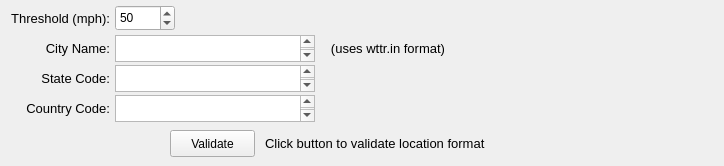
    <widget class="QWidget" name="page_8">
     <widget class="QLabel" name="label2_environmental_wind_state">
      <property name="geometry">
       <rect>
        <x>0</x>
        <y>70</y>
        <width>110</width>
        <height>16</height>
       </rect>
      </property>
      <property name="font">
       <font>
        <pointsize>10</pointsize>
       </font>
      </property>
      <property name="text">
       <string>State Code:</string>
      </property>
      <property name="alignment">
       <set>Qt::AlignRight|Qt::AlignTrailing|Qt::AlignVCenter</set>
      </property>
     </widget>
     <widget class="QPushButton" name="pushButton_environmental_wind_validate">
      <property name="geometry">
       <rect>
        <x>170</x>
        <y>130</y>
        <width>85</width>
        <height>27</height>
       </rect>
      </property>
      <property name="text">
       <string>Validate</string>
      </property>
     </widget>
     <widget class="QLabel" name="label2_environmental_weather_note_2">
      <property name="geometry">
       <rect>
        <x>325</x>
        <y>40</y>
        <width>120</width>
        <height>16</height>
       </rect>
      </property>
      <property name="font">
       <font>
        <pointsize>10</pointsize>
       </font>
      </property>
      <property name="text">
       <string>(uses wttr.in format)</string>
      </property>
      <property name="alignment">
       <set>Qt::AlignRight|Qt::AlignTrailing|Qt::AlignVCenter</set>
      </property>
     </widget>
     <widget class="QLabel" name="label2_environmental_wind_validate">
      <property name="geometry">
       <rect>
        <x>265</x>
        <y>135</y>
        <width>450</width>
        <height>16</height>
       </rect>
      </property>
      <property name="font">
       <font>
        <pointsize>10</pointsize>
       </font>
      </property>
      <property name="text">
       <string>Click button to validate location format</string>
      </property>
      <property name="alignment">
       <set>Qt::AlignLeading|Qt::AlignLeft|Qt::AlignVCenter</set>
      </property>
     </widget>
     <widget class="QTextEdit" name="textEdit_environmental_wind_state">
      <property name="geometry">
       <rect>
        <x>115</x>
        <y>65</y>
        <width>200</width>
        <height>27</height>
       </rect>
      </property>
      <property name="font">
       <font>
        <pointsize>11</pointsize>
       </font>
      </property>
      <property name="tabChangesFocus">
       <bool>true</bool>
      </property>
      <property name="readOnly">
       <bool>false</bool>
      </property>
     </widget>
     <widget class="QTextEdit" name="textEdit_environmental_wind_country">
      <property name="geometry">
       <rect>
        <x>115</x>
        <y>95</y>
        <width>200</width>
        <height>27</height>
       </rect>
      </property>
      <property name="font">
       <font>
        <pointsize>11</pointsize>
       </font>
      </property>
      <property name="tabChangesFocus">
       <bool>true</bool>
      </property>
      <property name="readOnly">
       <bool>false</bool>
      </property>
     </widget>
     <widget class="QLabel" name="label2_environmental_wind_city">
      <property name="geometry">
       <rect>
        <x>0</x>
        <y>40</y>
        <width>110</width>
        <height>16</height>
       </rect>
      </property>
      <property name="font">
       <font>
        <pointsize>10</pointsize>
       </font>
      </property>
      <property name="text">
       <string>City Name:</string>
      </property>
      <property name="alignment">
       <set>Qt::AlignRight|Qt::AlignTrailing|Qt::AlignVCenter</set>
      </property>
     </widget>
     <widget class="QLabel" name="label2_environmental_wind_threshold">
      <property name="geometry">
       <rect>
        <x>0</x>
        <y>10</y>
        <width>110</width>
        <height>16</height>
       </rect>
      </property>
      <property name="font">
       <font>
        <pointsize>10</pointsize>
       </font>
      </property>
      <property name="text">
       <string>Threshold (mph):</string>
      </property>
      <property name="alignment">
       <set>Qt::AlignRight|Qt::AlignTrailing|Qt::AlignVCenter</set>
      </property>
     </widget>
     <widget class="QTextEdit" name="textEdit_environmental_wind_city">
      <property name="geometry">
       <rect>
        <x>115</x>
        <y>35</y>
        <width>200</width>
        <height>27</height>
       </rect>
      </property>
      <property name="font">
       <font>
        <pointsize>11</pointsize>
       </font>
      </property>
      <property name="tabChangesFocus">
       <bool>true</bool>
      </property>
      <property name="readOnly">
       <bool>false</bool>
      </property>
     </widget>
     <widget class="QLabel" name="label2_environmental_wind_country">
      <property name="geometry">
       <rect>
        <x>0</x>
        <y>100</y>
        <width>110</width>
        <height>16</height>
       </rect>
      </property>
      <property name="font">
       <font>
        <pointsize>10</pointsize>
       </font>
      </property>
      <property name="text">
       <string>Country Code:</string>
      </property>
      <property name="alignment">
       <set>Qt::AlignRight|Qt::AlignTrailing|Qt::AlignVCenter</set>
      </property>
     </widget>
     <widget class="QSpinBox" name="spinBox_environmental_wind_threshold">
      <property name="geometry">
       <rect>
        <x>115</x>
        <y>5</y>
        <width>60</width>
        <height>26</height>
       </rect>
      </property>
      <property name="minimum">
       <number>0</number>
      </property>
      <property name="maximum">
       <number>300</number>
      </property>
      <property name="value">
       <number>50</number>
      </property>
     </widget>
    </widget>
